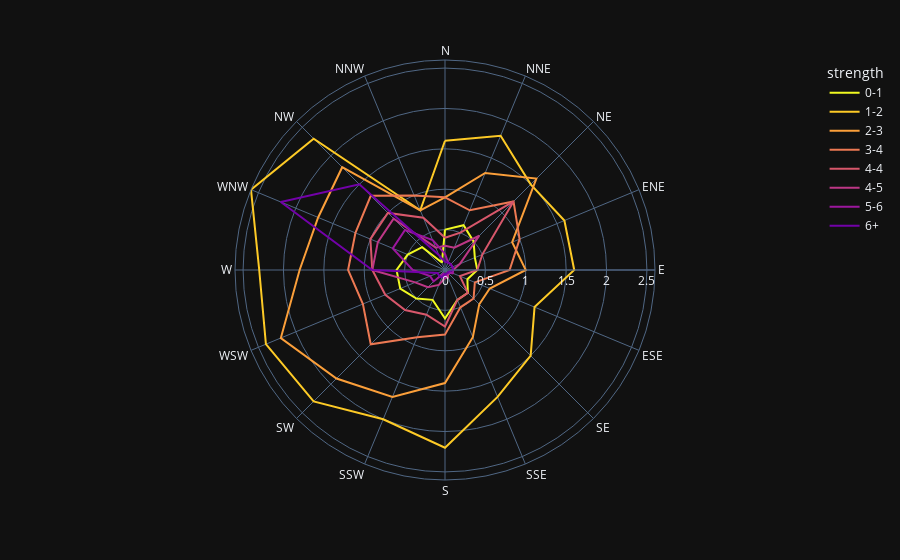

The notebook cell saved with this chart:
### Code cell
# Create a polar line plot
fig = px.line_polar(df_wind, r="frequency", theta="direction", color="strength",
                    line_close=True, color_discrete_sequence=px.colors.sequential.Plasma_r,
                    template="plotly_dark")
fig.show()

### Figure 1 — Plotly figure (JSON) as saved in the notebook; plotly's stock layout.template omitted (floating-point values rounded to 4 significant figures)
{"data": [{"hovertemplate": "strength=0-1<br>frequency=%{r}<br>direction=%{theta}<extra></extra>", "legendgroup": "0-1", "line": {"color": "#f0f921", "dash": "solid"}, "marker": {"symbol": "circle"}, "mode": "lines", "name": "0-1", "r": [0.5, 0.6, 0.5, 0.4, 0.4, 0.3, 0.4, 0.4, 0.6, 0.4, 0.5, 0.6, 0.6, 0.5, 0.4, 0.1, 0.5], "showlegend": true, "subplot": "polar", "theta": ["N", "NNE", "NE", "ENE", "E", "ESE", "SE", "SSE", "S", "SSW", "SW", "WSW", "W", "WNW", "NW", "NNW", "N"], "type": "scatterpolar"}, {"hovertemplate": "strength=1-2<br>frequency=%{r}<br>direction=%{theta}<extra></extra>", "legendgroup": "1-2", "line": {"color": "#fdca26", "dash": "solid"}, "marker": {"symbol": "circle"}, "mode": "lines", "name": "1-2", "r": [1.6, 1.8, 1.5, 1.6, 1.6, 1.2, 1.5, 1.7, 2.2, 2, 2.3, 2.4, 2.3, 2.6, 2.3, 0.8, 1.6], "showlegend": true, "subplot": "polar", "theta": ["N", "NNE", "NE", "ENE", "E", "ESE", "SE", "SSE", "S", "SSW", "SW", "WSW", "W", "WNW", "NW", "NNW", "N"], "type": "scatterpolar"}, {"hovertemplate": "strength=2-3<br>frequency=%{r}<br>direction=%{theta}<extra></extra>", "legendgroup": "2-3", "line": {"color": "#fb9f3a", "dash": "solid"}, "marker": {"symbol": "circle"}, "mode": "lines", "name": "2-3", "r": [0.9, 1.3, 1.6, 0.9, 1, 0.6, 0.6, 0.9, 1.4, 1.7, 1.9, 2.2, 1.8, 1.7, 1.8, 0.8, 0.9], "showlegend": true, "subplot": "polar", "theta": ["N", "NNE", "NE", "ENE", "E", "ESE", "SE", "SSE", "S", "SSW", "SW", "WSW", "W", "WNW", "NW", "NNW", "N"], "type": "scatterpolar"}, {"hovertemplate": "strength=3-4<br>frequency=%{r}<br>direction=%{theta}<extra></extra>", "legendgroup": "3-4", "line": {"color": "#ed7953", "dash": "solid"}, "marker": {"symbol": "circle"}, "mode": "lines", "name": "3-4", "r": [0.9, 0.8, 1.2, 1, 0.8, 0.4, 0.5, 0.5, 0.8, 0.9, 1.3, 1.1, 1.2, 1.2, 1.3, 1, 0.9], "showlegend": true, "subplot": "polar", "theta": ["N", "NNE", "NE", "ENE", "E", "ESE", "SE", "SSE", "S", "SSW", "SW", "WSW", "W", "WNW", "NW", "NNW", "N"], "type": "scatterpolar"}, {"hovertemplate": "strength=4-4<br>frequency=%{r}<br>direction=%{theta}<extra></extra>", "legendgroup": "4-4", "line": {"color": "#d8576b", "dash": "solid"}, "marker": {"symbol": "circle"}, "mode": "lines", "name": "4-4", "r": [0.4, 0.5, 1.2, 0.5, 0.4, 0.2, 0.4, 0.4, 0.7, 0.6, 0.7, 0.8, 0.9, 1, 1, 0.7, 0.4], "showlegend": true, "subplot": "polar", "theta": ["N", "NNE", "NE", "ENE", "E", "ESE", "SE", "SSE", "S", "SSW", "SW", "WSW", "W", "WNW", "NW", "NNW", "N"], "type": "scatterpolar"}, {"hovertemplate": "strength=4-5<br>frequency=%{r}<br>direction=%{theta}<extra></extra>", "legendgroup": "4-5", "line": {"color": "#bd3786", "dash": "solid"}, "marker": {"symbol": "circle"}, "mode": "lines", "name": "4-5", "r": [0.3, 0.3, 0.6, 0.2, 0.1, 0.1, 0.05, 0.1, 0.1, 0.2, 0.3, 0.4, 0.9, 0.9, 0.9, 0.3, 0.3], "showlegend": true, "subplot": "polar", "theta": ["N", "NNE", "NE", "ENE", "E", "ESE", "SE", "SSE", "S", "SSW", "SW", "WSW", "W", "WNW", "NW", "NNW", "N"], "type": "scatterpolar"}, {"hovertemplate": "strength=5-6<br>frequency=%{r}<br>direction=%{theta}<extra></extra>", "legendgroup": "5-6", "line": {"color": "#9c179e", "dash": "solid"}, "marker": {"symbol": "circle"}, "mode": "lines", "name": "5-6", "r": [0.2, 0.1, 0.1, 0.1, 0.1, 0.1, 0.05, 0.05, 0.1, 0.05, 0.2, 0.2, 0.4, 0.7, 0.7, 0.4, 0.2], "showlegend": true, "subplot": "polar", "theta": ["N", "NNE", "NE", "ENE", "E", "ESE", "SE", "SSE", "S", "SSW", "SW", "WSW", "W", "WNW", "NW", "NNW", "N"], "type": "scatterpolar"}, {"hovertemplate": "strength=6+<br>frequency=%{r}<br>direction=%{theta}<extra></extra>", "legendgroup": "6+", "line": {"color": "#7201a8", "dash": "solid"}, "marker": {"symbol": "circle"}, "mode": "lines", "name": "6+", "r": [0.1, 0.1, 0.1, 0.1, 0.1, 0.05, 0.05, 0.05, 0.05, 0.1, 0.1, 0.1, 0.9, 2.2, 1.5, 0.2, 0.1], "showlegend": true, "subplot": "polar", "theta": ["N", "NNE", "NE", "ENE", "E", "ESE", "SE", "SSE", "S", "SSW", "SW", "WSW", "W", "WNW", "NW", "NNW", "N"], "type": "scatterpolar"}], "layout": {"legend": {"title": {"text": "strength"}, "tracegroupgap": 0}, "margin": {"t": 60}, "polar": {"angularaxis": {"direction": "clockwise", "rotation": 90}, "domain": {"x": [0, 1], "y": [0, 1]}}}}
